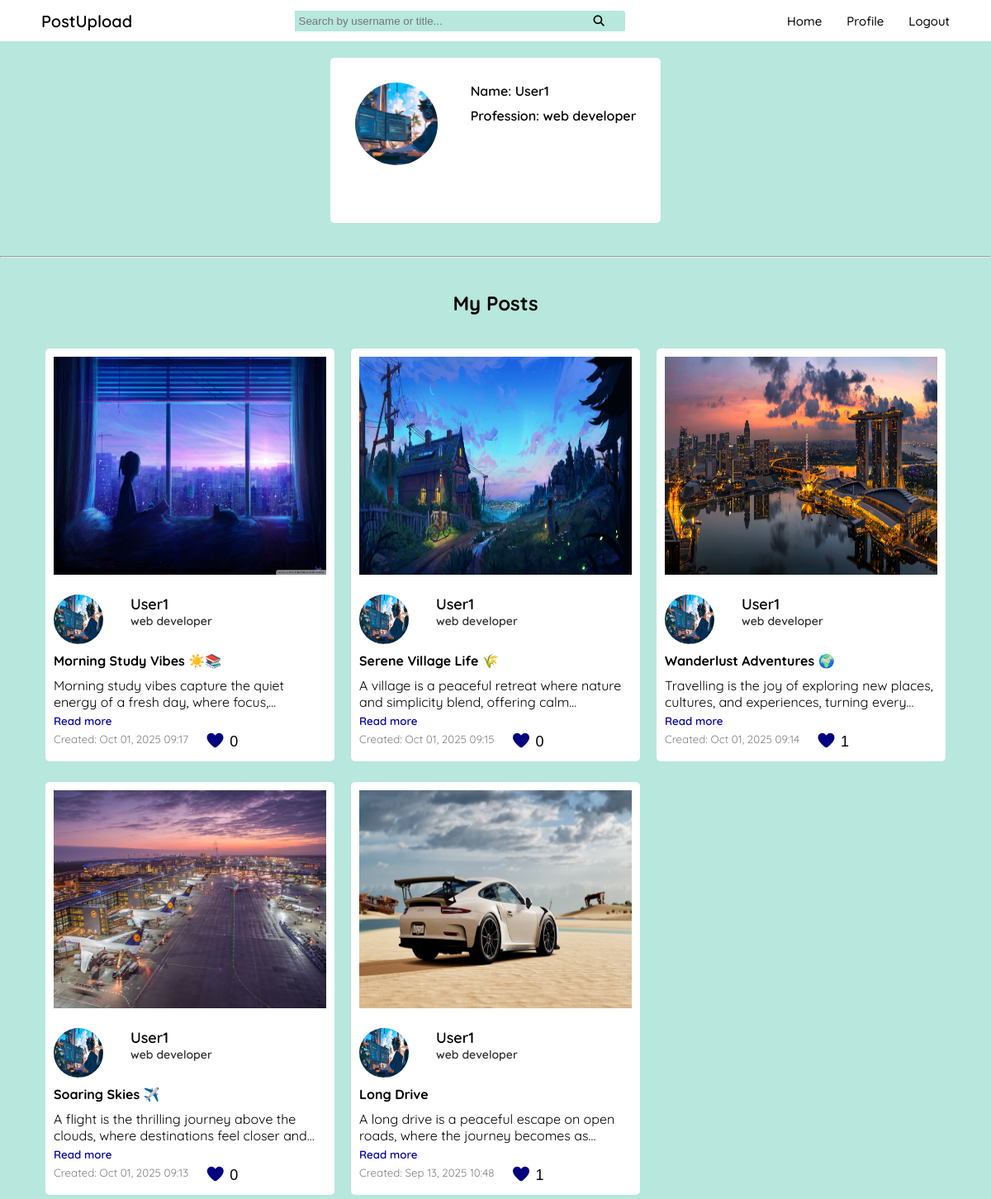
Screenshot of /profile/user1/ (signed in) with the database file from the repository.
### postupload_app/models.py (models this page shows, shortened)
class UserProfile(models.Model):
    user = models.OneToOneField(User, on_delete=models.CASCADE)
    name = models.CharField(max_length=100)
    profession = models.CharField(max_length=100)
    profile_pic = models.ImageField(upload_to="profile_pics/", blank=True, null=True)

class Post(models.Model):
    user = models.ForeignKey(User, on_delete=models.CASCADE)
    title = models.CharField(max_length=200)
    description = models.TextField(blank=True, null=True)
    post_img = models.ImageField(upload_to="post_pics/", blank=True, null=True)
    created_at = models.DateTimeField(auto_now_add=True)
    updated_at = models.DateTimeField(auto_now=True)   # <-- NEW

### postupload_app/views.py (the view)
# urls.py: path("profile/<str:username>/", views.user_profile_view, name="user-profile"),
@login_required(login_url='login')
def user_profile_view(request, username):
    user_obj = get_object_or_404(User, username=username)
    profile = get_object_or_404(UserProfile, user=user_obj)
    posts = Post.objects.filter(user=user_obj).order_by("-created_at")
    is_owner = (request.user == user_obj)
    return render(request, "profile.html", {
        "profile": profile,
        "posts": posts,
        "is_owner": is_owner,   # pass flag to template
    })

### postupload_app/templates/profile.html (shortened to what this page needs)
{% extends 'layouts/app.html' %}
{% load static %}
{% block css %}
<link rel="stylesheet" href="{% static 'css/profile.css' %}">
{% endblock%}
{% block content %}
<h2 class="profile-heading">Profile Page</h2>
<div class="profile-container">
    <div class="profile-details">
        <div class="details">
            {% if profile.profile_pic %}
            <img class="profile-pic" src="{{ profile.profile_pic.url }}" alt="Profile Picture">
            {% else %}
            <p
                style="border-radius: 50%; background-color: teal; height: 100px; width: 100px; text-align: center;display: flex;align-items: center;justify-content: center;">
                ❕</p>
            {% endif %}
            <div class="name-prof">
                {% if profile.name %}
                <p>Name: {{ profile.name }}</p>
                {% else %}
                <p>{{request.user.username}}</p>
                {% endif %}
                <p>Profession: {{ profile.profession }}</p>
            </div>
        </div>
        <br><br>
    </div>
</div>
<br>
<br>
<hr>
<br>
<br>
<h2 class="my-posts">My Posts</h2>
<br>
<br>
<div class="posts">
    {% for post in posts %}
    <div class="card" data-id="{{ post.id }}">
        {% if post.post_img %}
        <img class="post-img" src="{{ post.post_img.url }}" alt="Post Image" style="cursor: pointer;">
        {% endif %}
        <div class="user-details">
            {% if profile.profile_pic %}
            <img class="profile-img" src="{{ profile.profile_pic.url }}">
            {% else %}
            <p
                style="border-radius: 50%; background-color: teal; height: 60px; width: 60px; text-align: center;display: flex;align-items: center;justify-content: center;">
                ❕</p>
            {% endif %}
            <div>
                {%if profile.name and profile.profession%}
                <p style="font-size: 18px;font-weight: 600; font-family: 'quicksand';">{{ profile.name }}</p>
                <p
                    style="font-size: 14px;font-weight: 550; color: rgb(48, 47, 47);font-family: 'quicksand', Courier, monospace;">
                    {{ profile.profession }}</p>
                {%else%}
                <p style="font-size: 18px;font-weight: 600; font-family: 'quicksand';">{{ request.user.username }}
                </p>
                <p
                    style="font-size: 14px;font-weight: 550; color: rgb(48, 47, 47);font-family: 'quicksand', Courier, monospace;">
                    Profession</p>
                {%endif%}
            </div>
        </div>
        <h4 style="margin: 10px 0;" class="post-title">{{ post.title }}</h4>
        <div class="description-container">
            <p class="description">{{ post.description }}</p>
            <button class="read-more-btn">Read more</button>
        </div>
        <div class="action-btn">
            <small style="color: gray;">Created: {{ post.created_at|date:"M d, Y H:i" }}</small>
            <button class="like-btn" data-id="{{ post.id }}">
                <i class="fa-solid fa-heart heart-icon {% if post.is_liked %}liked{% endif %}"></i>
                <span class="like-count">{{ post.likes.count }}</span>
            </button>
        </div>
    </div>
    {% endfor %}
</div>
{% endblock %}

### postupload_app/static/css/base.css (style rules this page uses)
* { margin: 0; padding: 0; box-sizing: border-box; }
body { background-color: #b7e7dd; font-family: 'quicksand'; }

### postupload_app/static/css/profile.css (style rules this page uses)
.profile-heading { text-align: center; width: 100%; margin: 20px 0; }
.profile-container { display: flex; justify-content: center; align-items: center; width: 100%; }
.profile-details { display: flex; flex-direction: column; background-color: white; padding: 30px; border-radius: 5px; }
.profile-details .details { display: flex; gap: 40px; }
.details .name-prof { display: flex; flex-direction: column; gap: 10px; }
.profile-details .profile-pic { border-radius: 50%; height: 100px; width: 100px; object-fit: cover; }
.details .name-prof { font-weight: 600; }
.my-posts { display: block; text-align: center; ; }
.card { height: 500px; background-color: white; padding: 10px; border-radius: 5px; margin-bottom: 5px; }
.card .post-img { width: 100%; height: 55%; margin-bottom: 20px; }
.posts { display: grid; grid-template-columns: repeat(auto-fit, minmax(300px, 350px)); padding: 0 10px; gap: 20px; justify-content: center; align-items: center; }
.description-container { height: 14%; }
.description { display: -webkit-box; display: box; -webkit-box-orient: vertical; box-orient: vertical; -webkit-line-clamp: 2; line-clamp: 2; overflow: hidden; text-overflow: ellipsis; margin-bottom: 2px; }
.read-more-btn { color: rgb(0, 0, 168); background: none; border: none; cursor: pointer; padding: 0; font-family: 'quicksand', Courier, monospace; font-weight: 600; }
.card .profile-img { height: 60px; width: 60px; border-radius: 50%; }
.user-details { display: flex; gap: 10%; }
.heart-icon { font-size: 20px; color: navy; transition: color 0.3s; }

### rows the page displays
UserProfile: profile_pic (picture), name "User1", profession "web developer"
Post: post_img (picture), profile_pic (picture), title "Morning Study Vibes ☀️📚", description "Morning study vibes capture the quiet energy of a fresh day, where…", created_at "Oct 01, 2025 09:17", likes.count "0"
Post: post_img (picture), profile_pic (picture), title "Serene Village Life 🌾", description "A village is a peaceful retreat where nature and simplicity blend, offering…", created_at "Oct 01, 2025 09:15", likes.count "0"
Post: post_img (picture), profile_pic (picture), title "Wanderlust Adventures 🌍", description "Travelling is the joy of exploring new places, cultures, and experiences, turning…", created_at "Oct 01, 2025 09:14", likes.count "1"
Post: post_img (picture), profile_pic (picture), title "Soaring Skies ✈️", description "A flight is the thrilling journey above the clouds, where destinations feel closer…", created_at "Oct 01, 2025 09:13", likes.count "0"
Post: post_img (picture), profile_pic (picture), title "Long Drive", description "A long drive is a peaceful escape on open roads, where the journey becomes…", created_at "Sep 13, 2025 10:48", likes.count "1"
